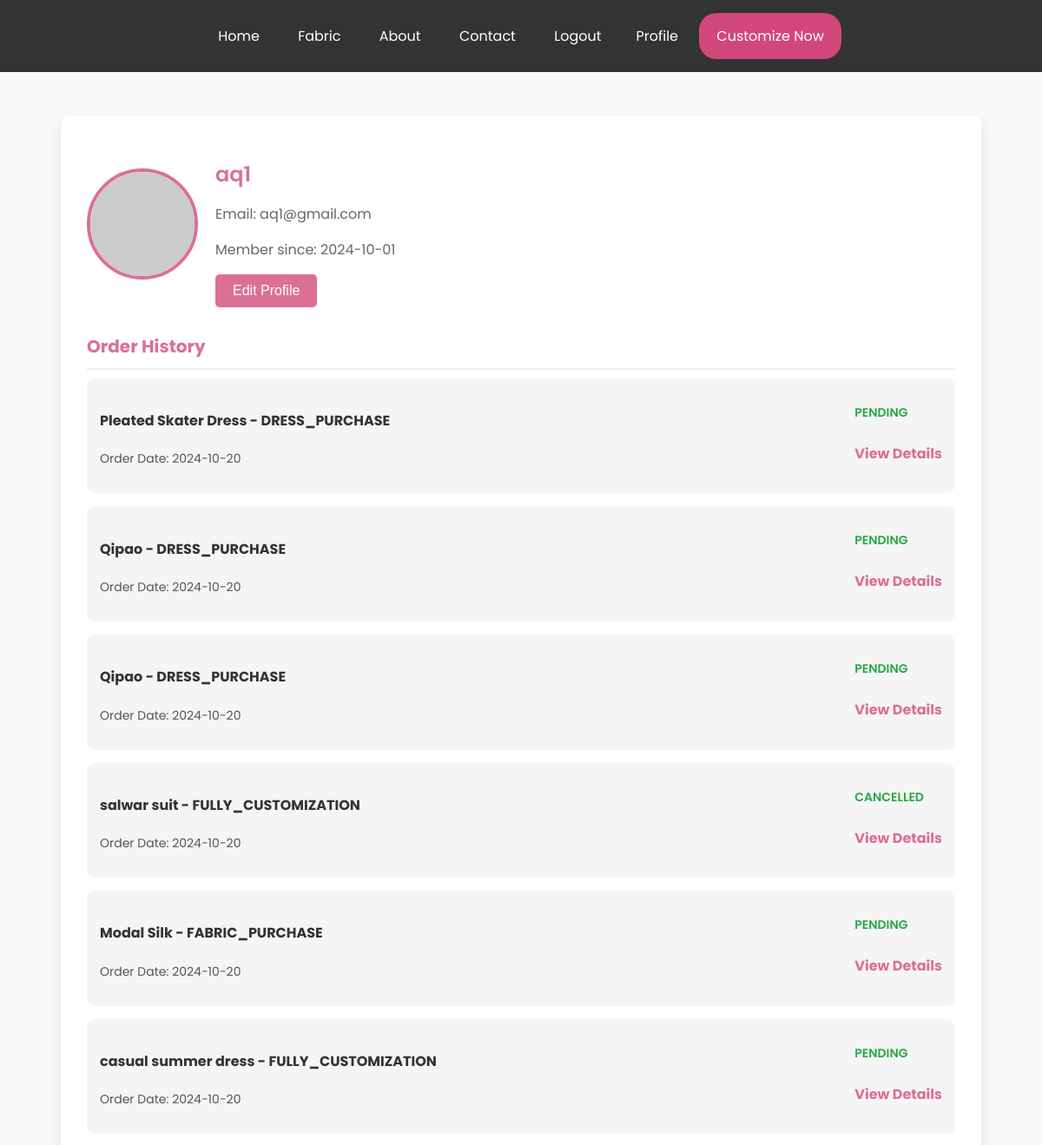
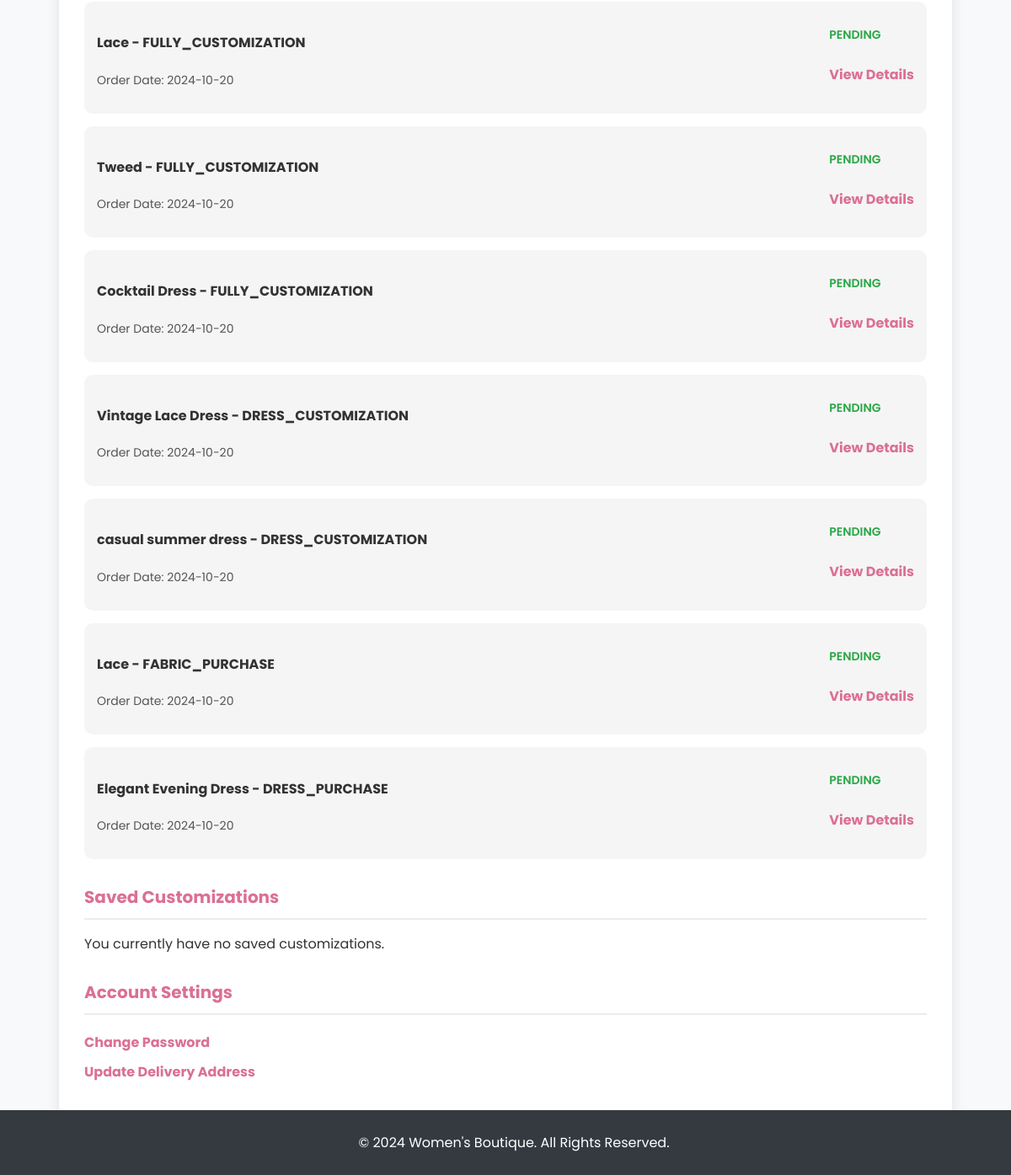
The app's page /profile.php (signed in) with its own data (2 pictures, top to bottom).
### tables this page shows
CREATE TABLE `users` (
  `USER_ID` int(11) NOT NULL,
  `USERNAME` varchar(50) NOT NULL,
  `PASSWORDD` varchar(255) NOT NULL,
  `EMAIL` varchar(100) NOT NULL,
  `PHONE` varchar(15) NOT NULL,
  `USER_TYPE` enum('ADMIN','CUSTOMER','STAFF') NOT NULL,
  `ADDRESSS` text DEFAULT NULL,
  `CREATED_AT` datetime NOT NULL DEFAULT current_timestamp(),
  `PROFILE_PICTURE` varchar(255) DEFAULT NULL,
  `blocked` tinyint(1) DEFAULT 0
);

CREATE TABLE `orders` (
  `ORDER_ID` int(11) NOT NULL,
  `USER_ID` int(11) NOT NULL,
  `DRESS_ID` int(11) DEFAULT NULL,
  `FABRIC_ID` int(11) DEFAULT NULL,
  `OPTION_ID` int(11) DEFAULT NULL,
  `STATUSES` enum('PENDING','IN-PROGRESS','COMPLETED','SHIPPED','DELIVERED','CANCELLED','CART') NOT NULL,
  `SSIZE` varchar(100) NOT NULL,
  `QUANTITY` int(2) NOT NULL,
  `TOTAL_PRICE` decimal(10,2) NOT NULL,
  `CATEGORY` enum('FABRIC_PURCHASE','DRESS_PURCHASE','DRESS_CUSTOMIZATION','FULLY_CUSTOMIZATION') NOT NULL,
  `ESTIMATED_DELIVERY_DATE` date DEFAULT NULL,
  `ACTUAL_DELIVERY_DATE` date DEFAULT NULL,
  `CREATED_AT` datetime NOT NULL DEFAULT current_timestamp()
);

CREATE TABLE `dress` (
  `DRESS_ID` int(11) NOT NULL,
  `NAME` varchar(100) NOT NULL,
  `DESCRIPTION` text DEFAULT NULL,
  `FABRIC` varchar(50) NOT NULL,
  `COLOR` varchar(100) NOT NULL,
  `SIZES` varchar(100) NOT NULL,
  `BASE_PRICE` decimal(10,2) NOT NULL,
  `IMAGE_URL` varchar(255) DEFAULT NULL,
  `CREATED_AT` datetime NOT NULL DEFAULT current_timestamp(),
  `visibility` tinyint(1) DEFAULT 1
);

CREATE TABLE `fabrics` (
  `FABRIC_ID` int(11) NOT NULL,
  `NAME` varchar(100) NOT NULL,
  `IMAGE_URL` varchar(255) DEFAULT NULL,
  `DESCRIPTION` text DEFAULT NULL,
  `PRICE_PER_UNIT` decimal(10,2) NOT NULL,
  `AVAILABLE_QUANTITY` decimal(10,2) NOT NULL,
  `CREATED_AT` datetime NOT NULL DEFAULT current_timestamp(),
  `visibility` tinyint(1) DEFAULT 1,
  `STOCK_STATUS` varchar(20) NOT NULL DEFAULT 'In Stock'
);

### profile.php (the view, shortened to what this page needs)
<?php
$dbcon = mysqli_connect("localhost", "root", "", "fashion");
$user_id = $_SESSION['USER_ID'];
$sql = "SELECT * FROM users WHERE USER_ID='$user_id'";
$data = mysqli_query($dbcon, $sql);
if ($data && mysqli_num_rows($data) > 0) {
    $user = mysqli_fetch_assoc($data);
} else {
    die("User not found.");
}
?>
<!DOCTYPE html>
<html lang="en">
<head>
</head>
<body>
    <div class="navbar">
        <a href="custmrdshbrd.php">Home</a>
        <a href="fabric.php">Fabric</a>
        <a href="abt.php">About</a>
        <a href="contact1.php">Contact</a>
        <?php
        if(!isset($_SESSION["USER_ID"])){
           echo "<a href='login.php'>Login</a>";
        } else {
            echo "<a href='logout.php'>Logout</a>";
            echo "<a href='profile.php'>Profile</a>";
        }
        ?>
        <a href="customize1.php" class="customize-button">Customize Now</a>
    </div>
    <div class="profile-container">
        <div class="profile-header">
            <?php if (!empty($user['PROFILE_PICTURE'])): ?>
                <img src="<?php echo htmlspecialchars($user['PROFILE_PICTURE']); ?>" alt="Profile Picture" class="profile-pic">
            <?php else: ?>
                <img src="https://via.placeholder.com/120" alt="Profile Picture" class="profile-pic">
            <?php endif; ?>
            <div class="profile-info">
                <h2><?php echo htmlspecialchars($user['USERNAME']); ?></h2>
                <p>Email: <?php echo htmlspecialchars($user['EMAIL']); ?></p>
                <p>Member since: <?php echo substr($user['CREATED_AT'],0,10) ?></p>
                <button class="btn-edit" onclick="window.location.href='edit_profile.php'">Edit Profile</button>
            </div>
        </div>
        <div class="profile-section">
            <h3>Order History</h3>
            <?php
                $sql = "SELECT * FROM orders WHERE USER_ID='$user_id' AND STATUSES!='CART' ORDER BY ORDER_ID DESC";
                $data2 = mysqli_query($dbcon, $sql);
                if ($data2) {
                    $count = mysqli_num_rows($data2);
                    if ($count == 0) {
                        echo "<div class='order-card'>
                            <div>
                                <h4>NO ORDER FOUND</h4>
                                <p>Start your first purchase from here</p>
                            </div>
                        </div>";
                    } else {
                        while ($order = mysqli_fetch_assoc($data2)) {
                            if ($order['DRESS_ID'] == null) {
                                $fabric_id = $order['FABRIC_ID'];
                                $fabric_sql = "SELECT * FROM fabrics WHERE FABRIC_ID='$fabric_id'";
                                $fabric_data = mysqli_query($dbcon, $fabric_sql);
                                $fabric = mysqli_fetch_assoc($fabric_data);
                                echo "<div class='order-card'>
                                        <div>
                                            <h4>" . htmlspecialchars($fabric['NAME']) . " - " . $order['CATEGORY'] . "</h4>
                                            <p>Order Date: " . substr($order['CREATED_AT'], 0, 10) . "</p>
                                        </div>
                                        <div>
                                            <p class='status'>" . htmlspecialchars($order['STATUSES']) . "</p>
                                            <a href='ordered_dress.php?id=" . urlencode($order['ORDER_ID']) . "&type=" . urlencode($order['CATEGORY']) . "' class='settings-link'>View Details</a>
                                        </div>
                                    </div>";
                                continue;
                            }
                            $dress_id = $order['DRESS_ID'];
                            $dress_sql = "SELECT * FROM dress WHERE DRESS_ID='$dress_id'";
                            $dress_data = mysqli_query($dbcon, $dress_sql);
                            $dress = mysqli_fetch_assoc($dress_data);
                            echo "<div class='order-card'>
                                    <div>
                                        <h4>" . htmlspecialchars($dress['NAME']) . " - " . $order['CATEGORY'] . "</h4>
                                        <p>Order Date: " . substr($order['CREATED_AT'], 0, 10) . "</p>
                                    </div>
                                    <div>
                                        <p class='status'>" . htmlspecialchars($order['STATUSES']) . "</p>
                                        <a href='ordered_dress.php?id=" . urlencode($order['ORDER_ID']) . "&type=" . urlencode($order['CATEGORY']) . "' class='settings-link'>View Details</a>
                                    </div>
                                </div>";
                        }
                    }
                } else {
                    echo "<p>Error fetching order history: " . mysqli_error($dbcon) . "</p>";
                }
            ?>
        </div>
        <div class="profile-section">
            <h3>Saved Customizations</h3>
            <?php
                $sql = "SELECT * FROM orders WHERE USER_ID='$user_id' AND STATUSES='CART' ORDER BY ORDER_ID DESC";
                $data2 = mysqli_query($dbcon, $sql);
                if ($data2) {
                    $count = mysqli_num_rows($data2);
                    if ($count == 0) {
                        echo "<p>You currently have no saved customizations.</p>";
                    }
                } else {
                    echo "<p>Error fetching saved customizations: " . mysqli_error($dbcon) . "</p>";
                }
            ?>
        </div>
        <div class="profile-section">
            <h3>Account Settings</h3>
            <a href="change_password.php" class="settings-link">Change Password</a>
            <br>
            <a href="update_address.php" class="settings-link">Update Delivery Address</a>
        </div>
    </div>
    <div class="footer">
        <p>&copy; 2024 Women's Boutique. All Rights Reserved.</p>
    </div>
</body>
</html>

### profile.php (style rules this page uses)
body { font-family: 'Poppins', sans-serif; background-color: #f8f9fa; margin: 0; padding: 0; color: #333; }
.navbar { background-color: #333; padding: 15px 0; text-align: center; position: sticky; top: 0; z-index: 1000; }
.navbar a { color: #fff; padding: 14px 20px; text-decoration: none; display: inline-block; transition: background-color 0.3s ease; }
.navbar a:hover, .navbar a.customize-button { background-color: palevioletred; border-radius: 20px; }
.profile-container { max-width: 1000px; margin: 50px auto; background-color: #fff; padding: 30px; box-shadow: 0 8px 16px rgba(0, 0, 0, 0.1); border-radius: 10px; }
.profile-header { display: flex; align-items: center; margin-bottom: 30px; }
.profile-header img.profile-pic { width: 120px; height: 120px; border-radius: 50%; object-fit: contain; border: 4px solid palevioletred; margin-right: 20px; background-color: #fff; }
.profile-info h2 { font-weight: 600; margin-bottom: 5px; color: palevioletred; }
.profile-info p { font-size: 16px; color: #666; }
.profile-section { margin-bottom: 30px; }
.profile-section h3 { margin-bottom: 10px; font-size: 20px; color: palevioletred; border-bottom: 2px solid #ececec; padding-bottom: 10px; }
.order-card { background-color: #f5f5f5; padding: 15px; border-radius: 10px; display: flex; justify-content: space-between; margin-bottom: 15px; transition: all 0.3s ease; }
.order-card h4 { color: #333; }
.order-card p { font-size: 14px; color: #555; }
.order-card .status { color: #28a745; font-weight: 600; }
.settings-link { text-decoration: none; color: palevioletred; font-weight: bold; display: inline-block; margin-top: 10px; }
.btn-edit { padding: 10px 20px; background-color: palevioletred; color: white; border: none; border-radius: 5px; cursor: pointer; font-size: 16px; transition: background-color 0.3s ease; }
.footer { text-align: center; padding: 10px; background-color: #343a40; color: white; position: fixed; bottom: 0; width: 100%; }
.customize-button { background-color: #d1477a !important; }

### records on screen
users: USERNAME "aq1", EMAIL "aq1@gmail.com", CREATED_AT "2024-10-01"
orders: DRESS_ID.NAME "Pleated Skater Dress", CATEGORY "DRESS_PURCHASE", CREATED_AT "2024-10-20", STATUSES "PENDING"
orders: DRESS_ID.NAME "Qipao", CATEGORY "DRESS_PURCHASE", CREATED_AT "2024-10-20", STATUSES "PENDING"
orders: DRESS_ID.NAME "Qipao", CATEGORY "DRESS_PURCHASE", CREATED_AT "2024-10-20", STATUSES "PENDING"
orders: DRESS_ID.NAME "salwar suit", CATEGORY "FULLY_CUSTOMIZATION", CREATED_AT "2024-10-20", STATUSES "CANCELLED"
orders: FABRIC_ID.NAME "Modal Silk", CATEGORY "FABRIC_PURCHASE", CREATED_AT "2024-10-20", STATUSES "PENDING"
orders: DRESS_ID.NAME "casual summer dress", CATEGORY "FULLY_CUSTOMIZATION", CREATED_AT "2024-10-20", STATUSES "PENDING"
orders: FABRIC_ID.NAME "Lace", CATEGORY "FULLY_CUSTOMIZATION", CREATED_AT "2024-10-20", STATUSES "PENDING"
orders: FABRIC_ID.NAME "Tweed", CATEGORY "FULLY_CUSTOMIZATION", CREATED_AT "2024-10-20", STATUSES "PENDING"
orders: DRESS_ID.NAME "Cocktail Dress", CATEGORY "FULLY_CUSTOMIZATION", CREATED_AT "2024-10-20", STATUSES "PENDING"
orders: DRESS_ID.NAME "Vintage Lace Dress", CATEGORY "DRESS_CUSTOMIZATION", CREATED_AT "2024-10-20", STATUSES "PENDING"
orders: DRESS_ID.NAME "casual summer dress", CATEGORY "DRESS_CUSTOMIZATION", CREATED_AT "2024-10-20", STATUSES "PENDING"
orders: FABRIC_ID.NAME "Lace", CATEGORY "FABRIC_PURCHASE", CREATED_AT "2024-10-20", STATUSES "PENDING"
orders: DRESS_ID.NAME "Elegant Evening Dress", CATEGORY "DRESS_PURCHASE", CREATED_AT "2024-10-20", STATUSES "PENDING"
